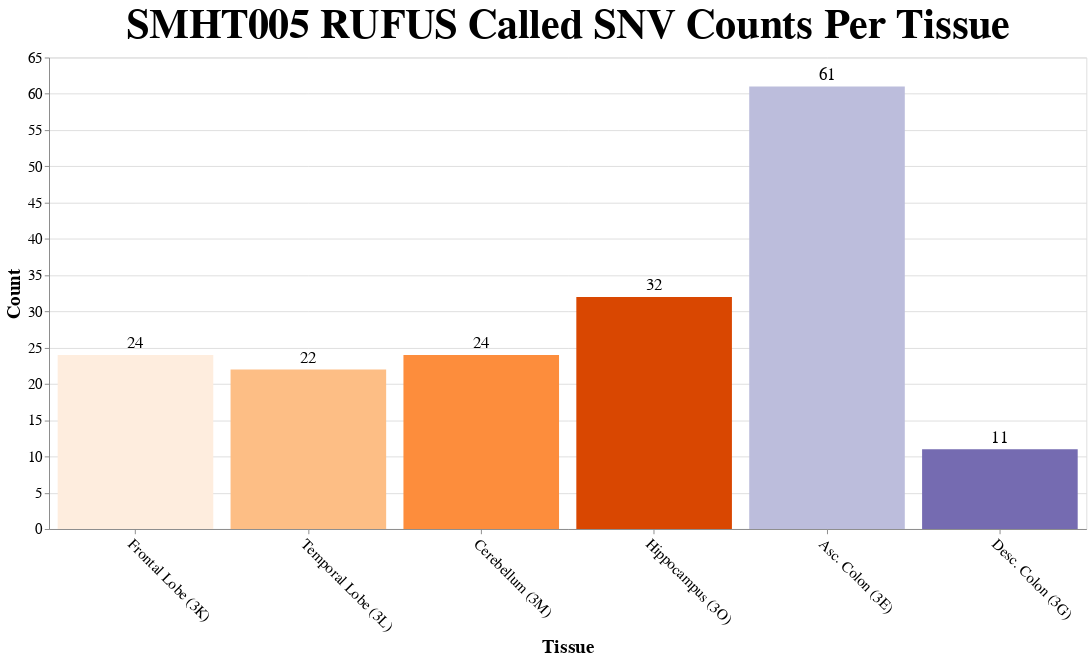

The notebook cell saved with this chart:
### Code cell
# Histogram of variants called per tissue for SMHT005

import altair as alt
import pandas as pd
import numpy as np

# All type counts
smht005_counts = [28, 24, 28, 34, 79, 15]
smht007_counts = [102, 194, 120, 142, 391, 136]

# SNV only counts
smht005_snvs = [24, 22, 24, 32, 61, 11]
smht007_snvs = [51, 75, 51, 60, 158, 76]

# 
data = pd.DataFrame({
    'category': ['Frontal Lobe (3K)', 'Temporal Lobe (3L)', 
                                 'Cerebellum (3M)', 'Hippocampus (3O)', 
                                 'Asc. Colon (3E)', 'Desc. Colon (3G)'], 
    'count': smht005_snvs
})

custom_colors=['#feedde', '#fdbe85', '#fd8d3c', '#d94701', '#bcbddc', '#756bb1']

color_scale = alt.Scale(domain=['Frontal Lobe (3K)', 'Temporal Lobe (3L)', 
                                 'Cerebellum (3M)', 'Hippocampus (3O)', 
                                 'Asc. Colon (3E)', 'Desc. Colon (3G)'],
                        range=custom_colors)

bars = alt.Chart(data).mark_bar().encode(
    x=alt.X('category:N', title='Tissue', axis=alt.Axis(labelAngle=45), sort=['Frontal Lobe (3K)', 'Temporal Lobe (3L)', 
                                 'Cerebellum (3M)', 'Hippocampus (3O)', 
                                 'Asc. Colon (3E)', 'Desc. Colon (3G)']),
    y=alt.Y('count:Q', title='Count'),
    color=alt.Color('category:N', 
                   scale=color_scale,  # Use explicit color mapping
                   legend=None),
)

text = alt.Chart(data).mark_text(
    align='center',
    baseline='bottom',
    fontSize=18,
    dy=-3  # Offset text slightly above the bars
).encode(
    x=alt.X('category:N', sort=['Frontal Lobe (3K)', 'Temporal Lobe (3L)', 
                                 'Cerebellum (3M)', 'Hippocampus (3O)', 
                                 'Asc. Colon (3E)', 'Desc. Colon (3G)']),
    y=alt.Y('count:Q'),
    text=alt.Text('count:Q')
)

# Create histogram
chart = (bars + text).properties(
    width=1100,
    height=500,
    title='SMHT005 RUFUS Called SNV Counts Per Tissue').configure_title(
    fontSize=44).configure_axis(
    labelFontSize=16,
    titleFontSize=20)

# Display the chart
chart.show()

### Figure 1 — Vega-Lite specification as saved in the notebook (floating-point values rounded to 4 significant figures)
{"config": {"view": {"continuousWidth": 300, "continuousHeight": 300}, "axis": {"labelFontSize": 16, "titleFontSize": 20}, "title": {"fontSize": 44}}, "layer": [{"mark": {"type": "bar"}, "encoding": {"color": {"field": "category", "legend": null, "scale": {"domain": ["Frontal Lobe (3K)", "Temporal Lobe (3L)", "Cerebellum (3M)", "Hippocampus (3O)", "Asc. Colon (3E)", "Desc. Colon (3G)"], "range": ["#feedde", "#fdbe85", "#fd8d3c", "#d94701", "#bcbddc", "#756bb1"]}, "type": "nominal"}, "x": {"axis": {"labelAngle": 45}, "field": "category", "sort": ["Frontal Lobe (3K)", "Temporal Lobe (3L)", "Cerebellum (3M)", "Hippocampus (3O)", "Asc. Colon (3E)", "Desc. Colon (3G)"], "title": "Tissue", "type": "nominal"}, "y": {"field": "count", "title": "Count", "type": "quantitative"}}}, {"mark": {"type": "text", "align": "center", "baseline": "bottom", "dy": -3, "fontSize": 18}, "encoding": {"text": {"field": "count", "type": "quantitative"}, "x": {"field": "category", "sort": ["Frontal Lobe (3K)", "Temporal Lobe (3L)", "Cerebellum (3M)", "Hippocampus (3O)", "Asc. Colon (3E)", "Desc. Colon (3G)"], "type": "nominal"}, "y": {"field": "count", "type": "quantitative"}}}], "data": {"name": "data-dbb73c9e7e24856e4f87540ed2f1ffc9"}, "height": 500, "title": "SMHT005 RUFUS Called SNV Counts Per Tissue", "width": 1100, "$schema": "https://vega.github.io/schema/vega-lite/v5.20.1.json", "datasets": {"data-dbb73c9e7e24856e4f87540ed2f1ffc9": [{"category": "Frontal Lobe (3K)", "count": 24}, {"category": "Temporal Lobe (3L)", "count": 22}, {"category": "Cerebellum (3M)", "count": 24}, {"category": "Hippocampus (3O)", "count": 32}, {"category": "Asc. Colon (3E)", "count": 61}, {"category": "Desc. Colon (3G)", "count": 11}]}}
